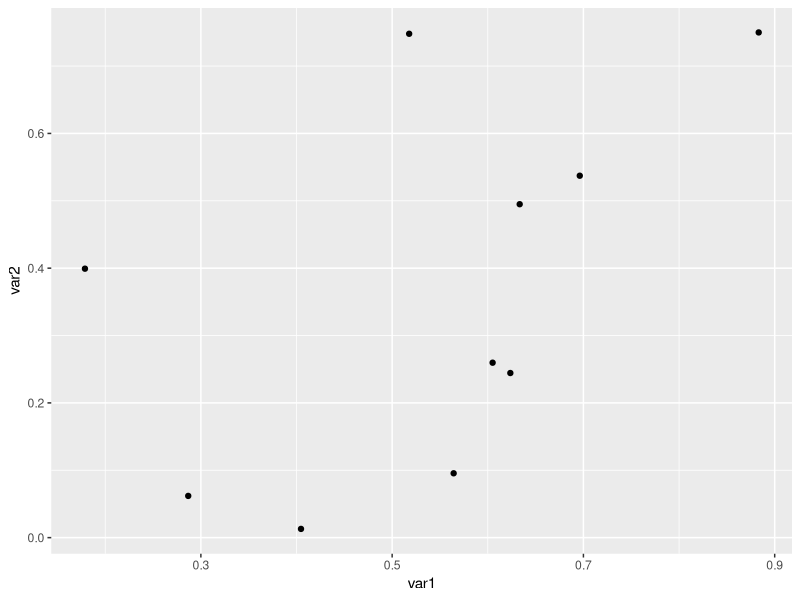

Write the R code that produced this figure.
## ---- chunk 1
knitr::opts_chunk$set(echo = FALSE)
## ---- chunk 2
library(ggplot2)
var1<-runif(10)
var2<-runif(10)
qplot(x=var1,y=var2)
